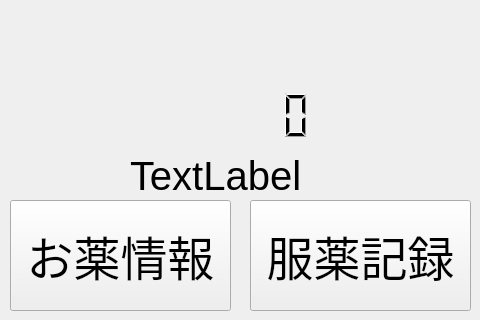
<?xml version="1.0" encoding="UTF-8"?>
<ui version="4.0">
 <class>TopWindow</class>
 <widget class="QMainWindow" name="TopWindow">
  <property name="geometry">
   <rect>
    <x>0</x>
    <y>0</y>
    <width>480</width>
    <height>320</height>
   </rect>
  </property>
  <property name="mouseTracking">
   <bool>false</bool>
  </property>
  <property name="windowTitle">
   <string>TopWindow</string>
  </property>
  <property name="statusTip">
   <string/>
  </property>
  <widget class="QWidget" name="centralwidget">
   <widget class="QPushButton" name="pushButton_setting">
    <property name="geometry">
     <rect>
      <x>10</x>
      <y>10</y>
      <width>121</width>
      <height>71</height>
     </rect>
    </property>
    <property name="mouseTracking">
     <bool>false</bool>
    </property>
    <property name="text">
     <string/>
    </property>
    <property name="icon">
     <iconset>
      <normaloff>image/capsule_setting.png</normaloff>image/capsule_setting.png</iconset>
    </property>
    <property name="iconSize">
     <size>
      <width>100</width>
      <height>100</height>
     </size>
    </property>
    <property name="checkable">
     <bool>false</bool>
    </property>
    <property name="flat">
     <bool>true</bool>
    </property>
   </widget>
   <widget class="QPushButton" name="pushButton_mdcn_info">
    <property name="geometry">
     <rect>
      <x>10</x>
      <y>200</y>
      <width>221</width>
      <height>111</height>
     </rect>
    </property>
    <property name="font">
     <font>
      <pointsize>35</pointsize>
     </font>
    </property>
    <property name="text">
     <string>お薬情報</string>
    </property>
   </widget>
   <widget class="QPushButton" name="pushButton_record">
    <property name="geometry">
     <rect>
      <x>250</x>
      <y>200</y>
      <width>221</width>
      <height>111</height>
     </rect>
    </property>
    <property name="font">
     <font>
      <pointsize>35</pointsize>
     </font>
    </property>
    <property name="text">
     <string>服薬記録</string>
    </property>
    <property name="iconSize">
     <size>
      <width>16</width>
      <height>16</height>
     </size>
    </property>
   </widget>
   <widget class="QLCDNumber" name="lcdNumber_clock">
    <property name="geometry">
     <rect>
      <x>130</x>
      <y>90</y>
      <width>231</width>
      <height>51</height>
     </rect>
    </property>
    <property name="frameShape">
     <enum>QFrame::NoFrame</enum>
    </property>
   </widget>
   <widget class="QLabel" name="label_date">
    <property name="geometry">
     <rect>
      <x>130</x>
      <y>150</y>
      <width>241</width>
      <height>51</height>
     </rect>
    </property>
    <property name="font">
     <font>
      <pointsize>30</pointsize>
     </font>
    </property>
    <property name="text">
     <string>TextLabel</string>
    </property>
   </widget>
   <widget class="QLabel" name="label">
    <property name="geometry">
     <rect>
      <x>150</x>
      <y>10</y>
      <width>311</width>
      <height>71</height>
     </rect>
    </property>
    <property name="text">
     <string/>
    </property>
    <property name="pixmap">
     <pixmap>image/title.png</pixmap>
    </property>
    <property name="scaledContents">
     <bool>true</bool>
    </property>
   </widget>
  </widget>
 </widget>
 <resources/>
 <connections>
  <connection>
   <sender>pushButton_mdcn_info</sender>
   <signal>pressed()</signal>
   <receiver>TopWindow</receiver>
   <slot>pressed_mdcn_info()</slot>
   <hints>
    <hint type="sourcelabel">
     <x>303</x>
     <y>336</y>
    </hint>
    <hint type="destinationlabel">
     <x>168</x>
     <y>301</y>
    </hint>
   </hints>
  </connection>
  <connection>
   <sender>pushButton_record</sender>
   <signal>pressed()</signal>
   <receiver>TopWindow</receiver>
   <slot>pressed_mdcn_record()</slot>
   <hints>
    <hint type="sourcelabel">
     <x>544</x>
     <y>353</y>
    </hint>
    <hint type="destinationlabel">
     <x>540</x>
     <y>299</y>
    </hint>
   </hints>
  </connection>
  <connection>
   <sender>pushButton_setting</sender>
   <signal>pressed()</signal>
   <receiver>TopWindow</receiver>
   <slot>pressed_setting()</slot>
   <hints>
    <hint type="sourcelabel">
     <x>240</x>
     <y>78</y>
    </hint>
    <hint type="destinationlabel">
     <x>266</x>
     <y>141</y>
    </hint>
   </hints>
  </connection>
 </connections>
 <slots>
  <slot>pressed_setting()</slot>
  <slot>pressed_mdcn_info()</slot>
  <slot>pressed_mdcn_record()</slot>
 </slots>
</ui>
